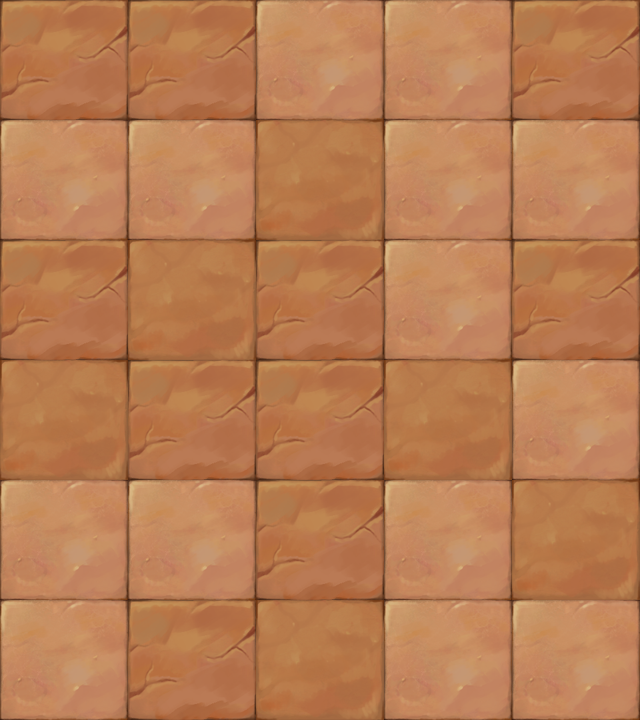

This is a level from a 2D game, rendered from its Tiled map with the project's own tilesets. A one-line summary and the map file follow, with tile-layer data summarised:
An orthogonal 5x6 tile map with 128x120 px tiles, 1 tile layer (块层 1).

<map version="1.0" orientation="orthogonal" width="5" height="6" tilewidth="128" tileheight="120">
 <tileset firstgid="1" name="map001" tilewidth="128" tileheight="120">
  <image source="map001.png" width="384" height="120" />
 </tileset>
 <layer name="块层 1" width="5" height="6">
  <data>[30 cells, 30 non-empty, 3 distinct tile ids]</data>
 </layer>
</map>
